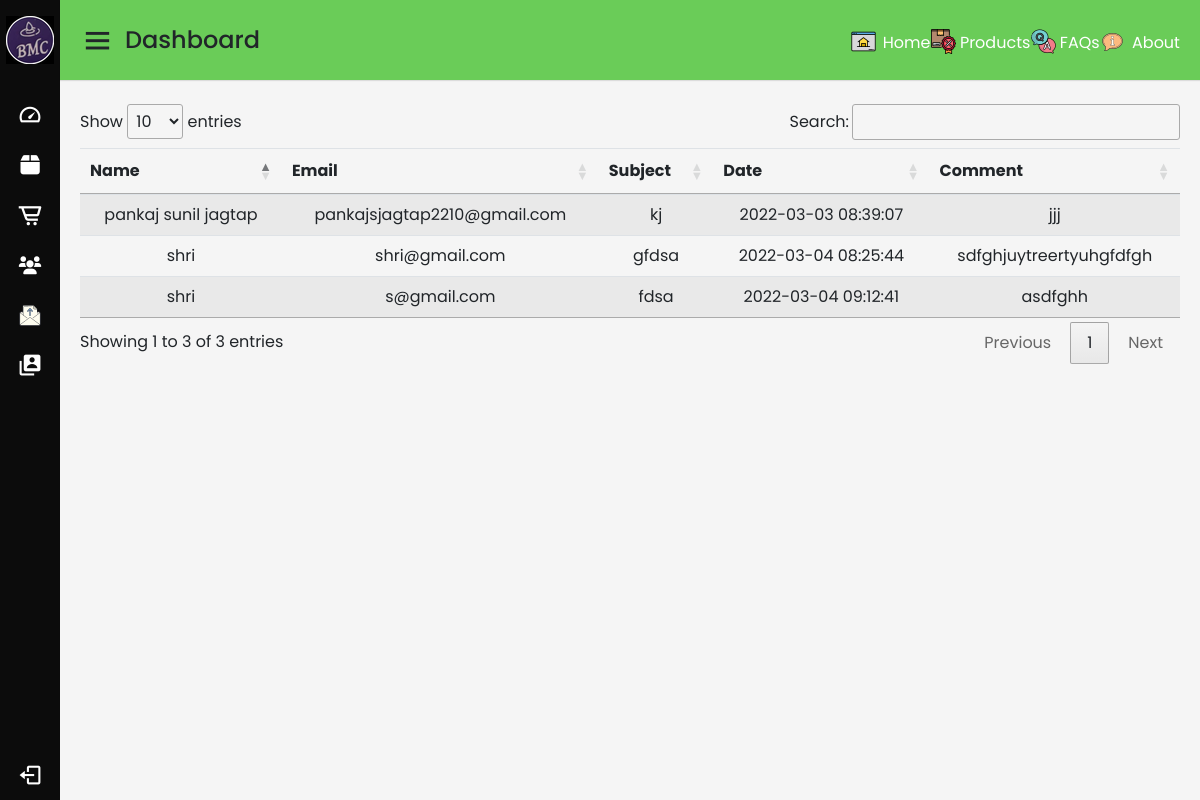
Page /hardwareFeedback.php (signed in) on the committed database.
### tables this page shows
CREATE TABLE `feedback` (
  `SrNo` int(11) NOT NULL,
  `name` varchar(255) NOT NULL,
  `subject` varchar(255) NOT NULL,
  `email` varchar(255) NOT NULL,
  `comment` varchar(255) NOT NULL,
  `feedback_date` timestamp NOT NULL DEFAULT current_timestamp()
);

### hardwareFeedback.php (the view, shortened to what this page needs)
<?php
include 'partials/dbconnect.php';
?>
<!DOCTYPE html>
<html lang="en" dir="ltr">
<head>
    <link rel="stylesheet" href="main.css">
    <link href='https://unpkg.com/boxicons@2.0.7/css/boxicons.min.css' rel='stylesheet'>
    <link rel="stylesheet" href="https://cdnjs.cloudflare.com/ajax/libs/font-awesome/6.0.0-beta2/css/all.min.css">
    <link rel="stylesheet" href="https://stackpath.bootstrapcdn.com/bootstrap/4.1.3/css/bootstrap.min.css"
>
        <link rel="stylesheet" href="//cdn.datatables.net/1.11.5/css/jquery.dataTables.min.css">
        <link rel="stylesheet" href="https://code.jquery.com/ui/1.12.1/themes/base/jquery-ui.css">
        <link rel="stylesheet" href="https://cdn.datatables.net/1.11.5/css/dataTables.jqueryui.min.css">
</head>
<body>
    <?php require 'partials/clientsidebar.php' ?>
    <section class="home-section">
    <?php require 'partials/clientnav.php' ?>
        <div class="home-content">
            <div style="margin-left: 20px; margin-right: 20px;">
                <table id="myTable" class="table table-striped" style="width:100%">
                    <thead style="text-align: center;">
                        <tr>
                            <th>Name</th>
                            <th>Email</th>
                            <th>Subject</th>
                            <th>Date</th>
                            <th>Comment</th>
                        </tr>
                    </thead>
                    <tbody style="text-align: center;">
                        <?php
                        $sql = "SELECT * FROM feedback";
                        $result = mysqli_query($conn, $sql);
                        if (mysqli_num_rows($result) > 0) {
                            while ($row = mysqli_fetch_assoc($result)) {
                                echo "<tr>
                                    <td>" .
                                    $row["name"] .
                                    "</td>
                                    <td>" .
                                    $row["email"] .
                                    "</td>
                                    <td>" .
                                    $row["subject"] .
                                    "</td>
                                    <td>" .
                                    $row["feedback_date"] .
                                    "</td>
                                    <td>" .
                                    $row["comment"] .
                                    "</td>
                                    </tr>";
                            }
                        }
                        ?>
                    </tbody>
                </table>
            </div>
        </div>
    </section>
</body>
</html>

### main.css (style rules this page uses)
* { margin: 0; padding: 0; box-sizing: border-box; font-family: 'Poppins', sans-serif; }
.home-section { position: relative; background: #f5f5f5; min-height: 100vh; width: calc(100% - 240px); left: 240px; transition: all 0.5s ease; }
.home-section .home-content { position: relative; padding-top: 104px; }
@media (max-width: 1240px) { .home-section { width: calc(100% - 60px); left: 60px; } }

### rows in the picture
feedback: name "pankaj sunil jagtap", email "pankajsjagtap2210@gmail.com", subject "kj", feedback_date "2022-03-03 08:39:07", comment "jjj"
feedback: name "shri", email "shri@gmail.com", subject "gfdsa", feedback_date "2022-03-04 08:25:44", comment "sdfghjuytreertyuhgfdfgh"
feedback: name "shri", email "s@gmail.com", subject "fdsa", feedback_date "2022-03-04 09:12:41", comment "asdfghh"
